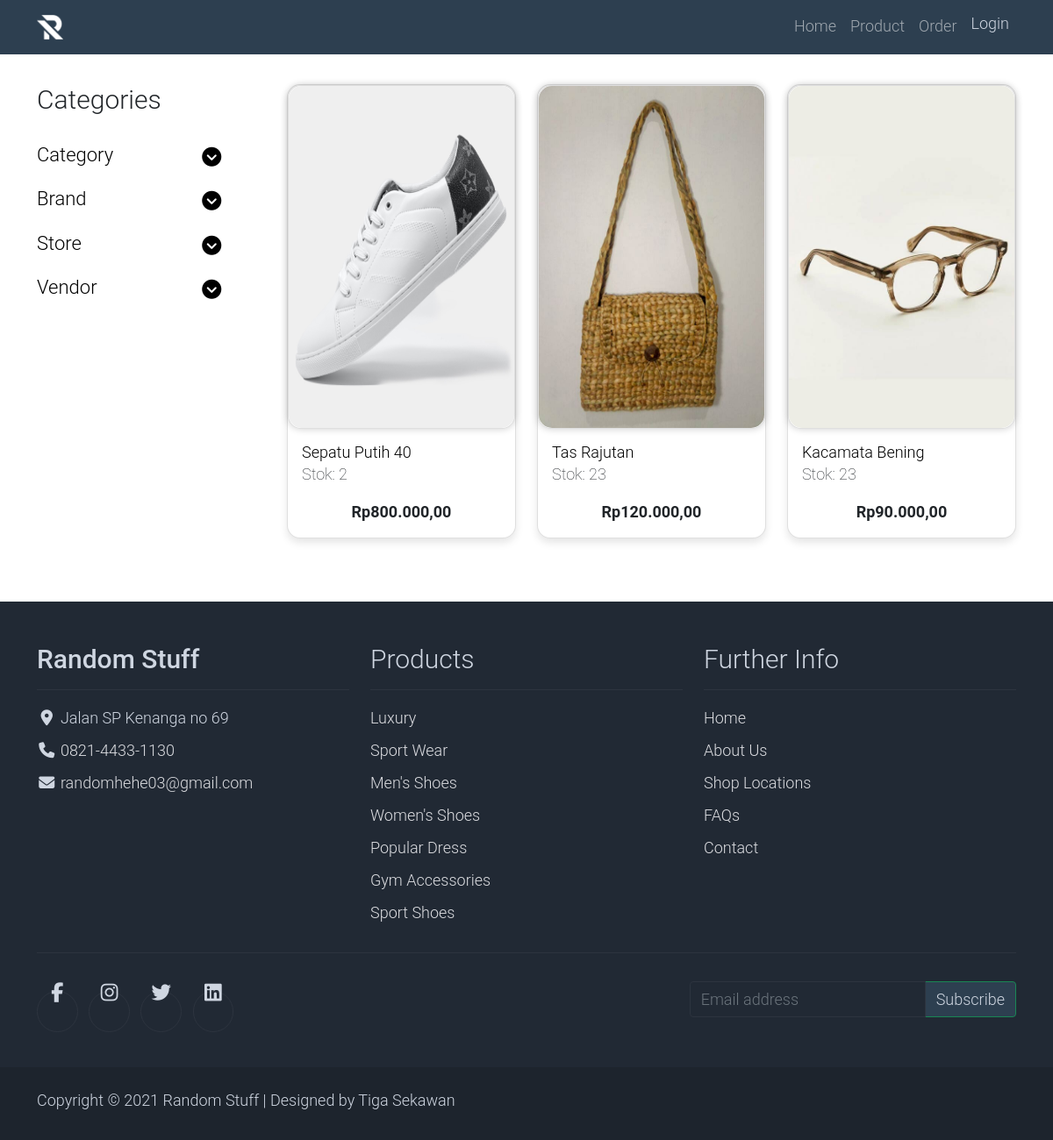
Page /store.php?id=2 on the committed database.
### tables this page shows
CREATE TABLE `inventaris` (
  `id_inventaris` int(11) NOT NULL,
  `id_prod` int(11) NOT NULL,
  `id_vendor` int(11) NOT NULL,
  `id_store` int(11) NOT NULL,
  `stok` int(11) NOT NULL,
  `harga` float NOT NULL,
  `tgl_invent` date NOT NULL
);

CREATE TABLE `produk` (
  `id_prod` int(11) NOT NULL,
  `nama_prod` varchar(100) NOT NULL,
  `deskripsi` varchar(225) NOT NULL,
  `kode_prod` varchar(30) NOT NULL,
  `foto_prod` varchar(225) NOT NULL,
  `id_kategori` int(11) NOT NULL,
  `id_brand` int(11) NOT NULL,
  `id_admin` int(11) NOT NULL,
  `tgl_prod` date NOT NULL,
  `size` varchar(10) NOT NULL
);

### models/Inventaris.php (called while the page is built, shortened)
<?php
require_once $BASE_URL . "/libraries/Model.php";
    class Inventaris extends Model{
        public function withAll(){
            $sql = "SELECT inventaris.*, produk.*, vendor.nama_vendor, store.nama_store, store.alamat_store, brand.*, kategori.* FROM inventaris
            JOIN produk ON produk.id_prod = inventaris.id_prod
            JOIN vendor ON vendor.id_vendor = inventaris.id_vendor
            JOIN store ON store.id_store = inventaris.id_store
            JOIN brand ON brand.id_brand = produk.id_brand
            JOIN kategori ON kategori.id_kategori = produk.id_kategori";
            $query = $this->conn->query($sql);
            $rows = $query->fetchAll();
            return $rows;
        }
    }
    $inventaris = new Inventaris();
?>

### libraries/Database.php (called while the page is built, shortened)
<?php
    class Database{
        private $DB_HOST = 'localhost';
        private $DB_USER = 'root';
        private $DB_PASS = '';
        private $DB_NAME = 'random_stuff';
        public function __construct(){
            $this->conn = new PDO("mysql:host=" . $this->DB_HOST .";dbname=" . $this->DB_NAME, $this->DB_USER, $this->DB_PASS);
        }
    }
?>

### models/Store.php (called while the page is built, shortened)
<?php
require_once $BASE_URL . "/libraries/Model.php";
    $store = new Store();
?>

### libraries/Model.php (called while the page is built, shortened)
<?php
require_once "Database.php";
    class Model extends Database{
        public function all(){
            $sql = "SELECT * FROM " . $this->table;
            $query = $this->conn->query($sql);
            $rows = $query->fetchAll();
            return $rows;
        }
        public function where($column, $value){
            $sql = "SELECT * FROM " . $this->table . " WHERE $column = '$value'" ;
            $query = $this->conn->query($sql);
            if($query->rowCount() == 1){
                return $query->fetch();
            }
            else{
                return [];
            }
        }
    }
?>

### store.php (the view, shortened to what this page needs)
<?php
require_once "autoload.php";
require_once $BASE_URL . "/models/Inventaris.php";
require_once $BASE_URL . "/models/Kategori.php";
require_once $BASE_URL . "/models/Brand.php";
require_once $BASE_URL . "/models/Store.php";
require_once $BASE_URL . "/models/Vendor.php";
if(is_numeric($_GET['id'])){
    $id = $_GET['id'];
    $dataKat = $store->where('id_store',$id);
}
else{
    header('location: index.php');
}
?>
<html lang="en">
    <head>
        <link rel="stylesheet" href="bootstrap/css2/bootstrap.css">
        <link rel="stylesheet" href="bootstrap/css2/bootstrap-grid.css">
        <link rel="stylesheet" href="bootstrap/css2/bootstrap.min.css">
        <link rel="stylesheet" href="bootstrap/css2/templatemo.css">
        <link rel="stylesheet" href="bootstrap/css2/custom.css">
        <link rel="stylesheet" href="bootstrap/css2/fontawesome.min.css">
    </head>
    <body>
        <div class="wrapper">
        <?php include "header.php" ?>
           <div class="container py-5 mt-5">
             <div class="row">
              <div class="col-lg-3">
                <h1 class="h2 pb-4">Categories</h1>
                <ul class="list-unstyled templatemo-accordion">
                    <li class="pb-3">
                        <a class="collapsed d-flex justify-content-between h3 text-decoration-none" href="#">
                            Category
                            <i class="fa fa-fw fa-chevron-circle-down mt-1 me-5"></i>
                        </a>
                    </li>
                    <li class="pb-3">
                        <a class="collapsed d-flex justify-content-between h3 text-decoration-none" href="#">
                            Brand
                            <i class="pull-right fa fa-fw fa-chevron-circle-down mt-1 me-5"></i>
                        </a>
                    </li>
                    <li class="pb-3">
                        <a class="collapsed d-flex justify-content-between h3 text-decoration-none" href="#">
                            Store
                            <i class="pull-right fa fa-fw fa-chevron-circle-down mt-1 me-5"></i>
                        </a>
                            <?php
                                foreach($store->all() as $data){
                            ?>
                            <li>
                                <a class="text-decoration-none" href="store.php?id=<?= $data['id_store'] ?>">
                                <?= $data['nama_store'] ?><br><p><?= $data['alamat_store'] ?></p>
                            </a>
                            </li>
                            <?php
                                }
                            ?>
                    </li>
                    <li class="pb-3">
                        <a class="collapsed d-flex justify-content-between h3 text-decoration-none" href="#">
                            Vendor
                            <i class="pull-right fa fa-fw fa-chevron-circle-down mt-1 me-5"></i>
                        </a>
                    </li>
                </ul>
              </div>
              <div class="col-lg-9">
                    <div class="row">
                        <?php
                        foreach($inventaris->withAll() as $data){
                            if($data['id_store'] == $dataKat['id_store']){
                      ?>
                    <div class="col-md-4">
                        <div class="card mb-4 product-wap rounded-0" style="border-radius: 15px !important;">
                            <div class="card rounded-0" style="border-radius: 15px !important;">
                                <img class="card-img rounded-0 img-fluid-2" style="border-radius: 15px !important;" src="images/<?= $data['foto_prod'] ?>">
                              </div>
                              <div class="card-body">
                                <a href="shop-single.html" class="h3 text-decoration-none"><?= $data['nama_prod'] ?></a>
                                <ul class="w-100 list-unstyled d-flex justify-content-between mb-0">
                                    <li><p class="fw-lighter">Stok: <?= $data['stok'] ?></p></li>
                                </ul>
                                <p class="text-center mb-0 fw-bold">Rp<?= number_format($data['harga'],2,",",".") ?></p>
                            </div>
                        </div>
                    </div>
                    <?php
                    }
                  }
                ?>
              </div>
            </div>
           </div>
        </div>
        <?php include "footer.php" ?>
    </body>
</html>

### rows in the picture
inventaris: id_prod.foto_prod (picture), id_prod.nama_prod "Sepatu Putih 40", stok "2", harga "800.000,00"
inventaris: id_prod.foto_prod (picture), id_prod.nama_prod "Tas Rajutan", stok "23", harga "120.000,00"
inventaris: id_prod.foto_prod (picture), id_prod.nama_prod "Kacamata Bening", stok "23", harga "90.000,00"
